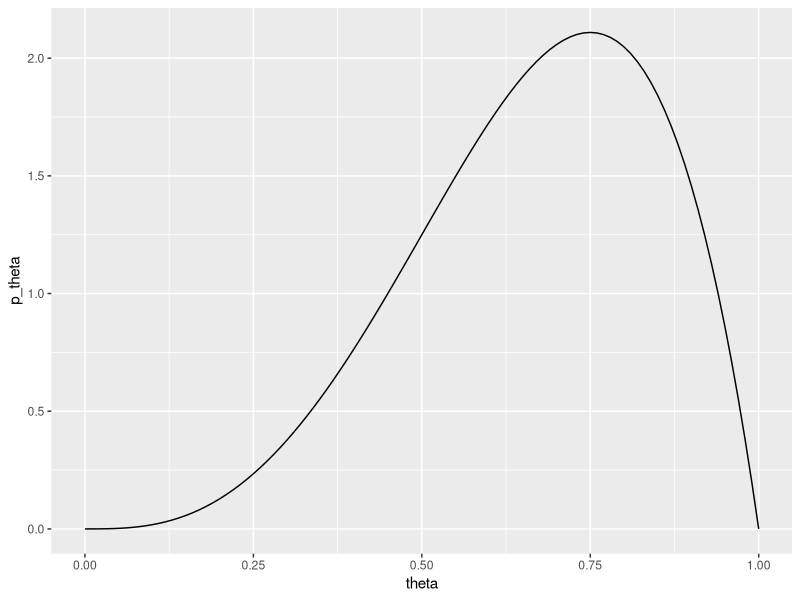
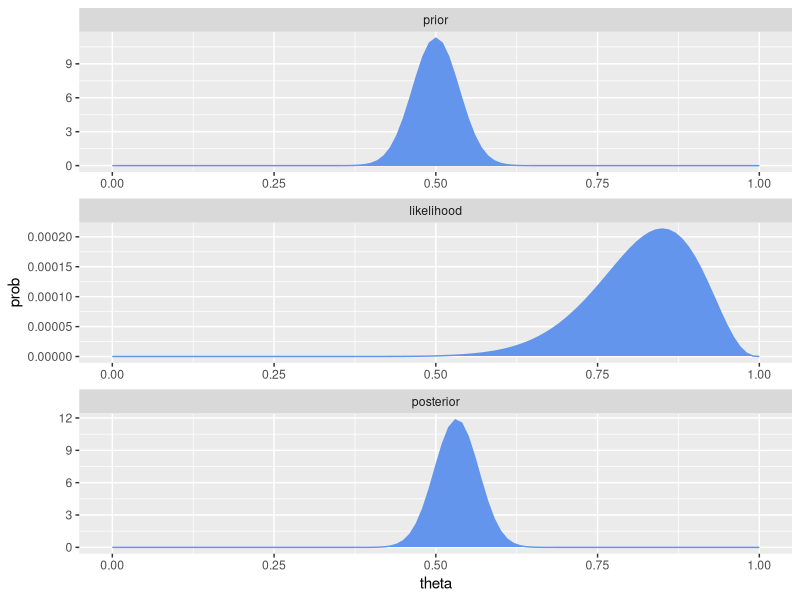
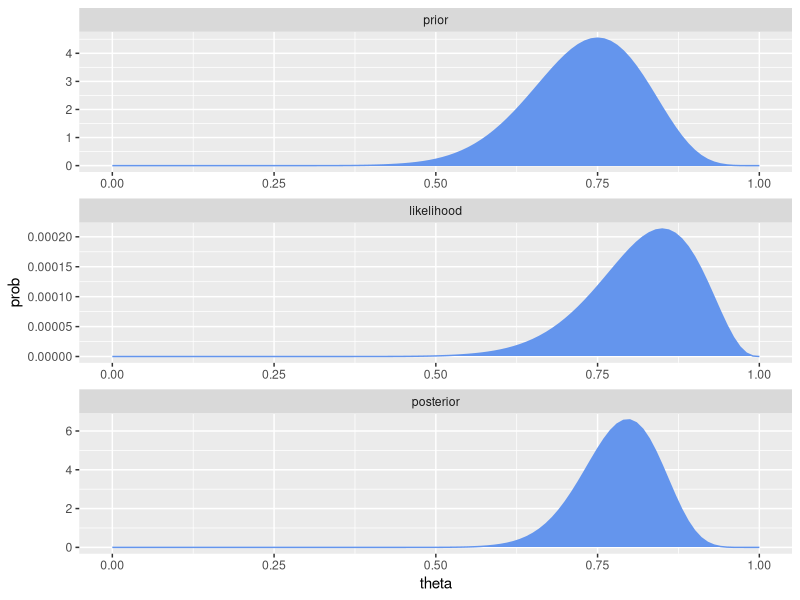
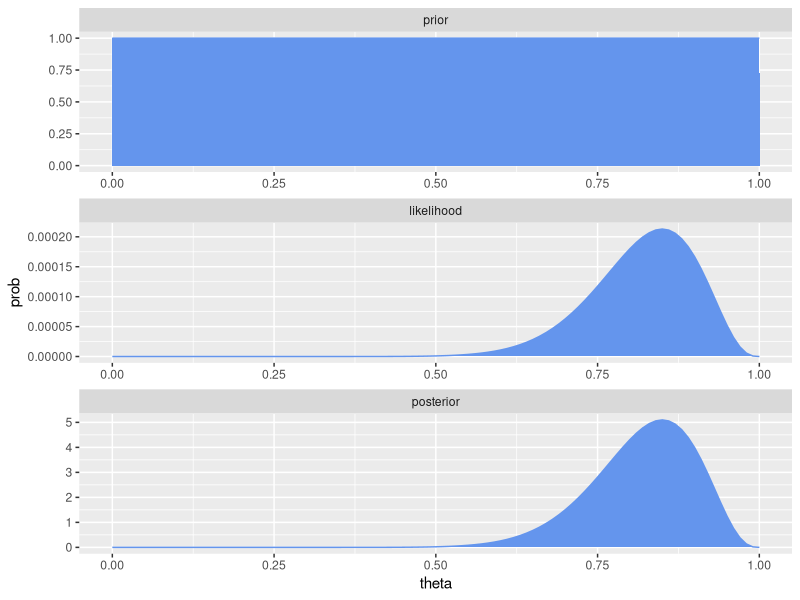
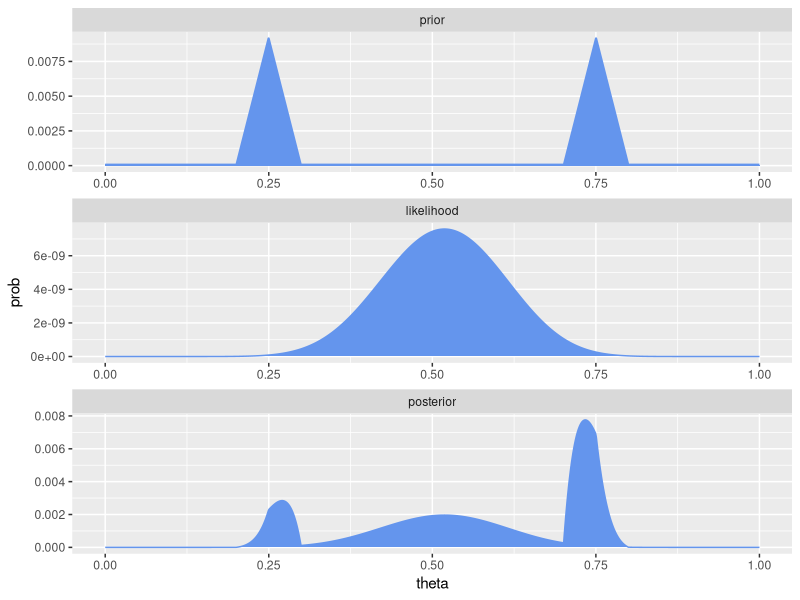

Source code (R) for these figures, in order:
## ---- chunk 1
knitr::opts_chunk$set(echo = TRUE)
library(tidyverse)
## ---- chunk 2
beta_df <- tibble(
  theta = seq(0, 1, by = 0.01),
  p_theta = dbeta(theta, 4, 2)
)
beta_df %>% ggplot(aes(theta, p_theta)) + geom_line()
## ---- chunk 3
bern_beta <- function(a, b, N, z) {
  bern_beta_df <- tibble(
    theta = seq(0, 1, by = 0.01),
    prior = dbeta(theta, a, b), # beta prior
    likelihood = theta ^ z * (1 - theta) ^ (N - z), # bernoulli likelihood
    posterior = dbeta(theta, a + z, b + N - z) # beta posterior
  )
  # ouput is faceted plot of prior, likelihood, and posterior
  cat("posterior beta parameters", a + z, b + N -z)
  bern_beta_df %>% 
    gather(type, prob, -theta) %>% 
    mutate(type = factor(type, levels = c("prior", "likelihood", "posterior"))) %>% 
    ggplot(aes(theta, prob)) + 
    geom_line(col = "cornflowerblue") + 
    geom_area(fill = "cornflowerblue") +
    facet_wrap(~type, ncol = 1, scales = "free")
}
## ---- chunk 4
bern_beta(100, 100, 20, 17)
## ---- chunk 5
bern_beta(18.25, 6.75, 20, 17)
## ---- chunk 6
bern_beta(1, 1, 20, 17)
## ---- chunk 7
two_peak <- rep(c(rep(1, 200), seq(1, 100, length = 50), seq(100, 1, length = 50), rep(1, 200)),2)
coin_df <- tibble(
  theta = seq(0, 1, length = 1000),
  prior = two_peak / sum(two_peak),
  likelihood = theta ^ 14 * (1 - theta) ^ (27 - 14),
  posterior = prior * likelihood / sum(prior * likelihood)
)
# plot
coin_df %>% 
  gather(type, prob, -theta) %>% 
  mutate(type = factor(type, levels = c("prior", "likelihood", "posterior"))) %>% 
  ggplot(aes(theta, prob)) + 
  geom_line(col = "cornflowerblue") + 
  geom_area(fill = "cornflowerblue") +
  facet_wrap(~type, ncol = 1, scales = "free")
